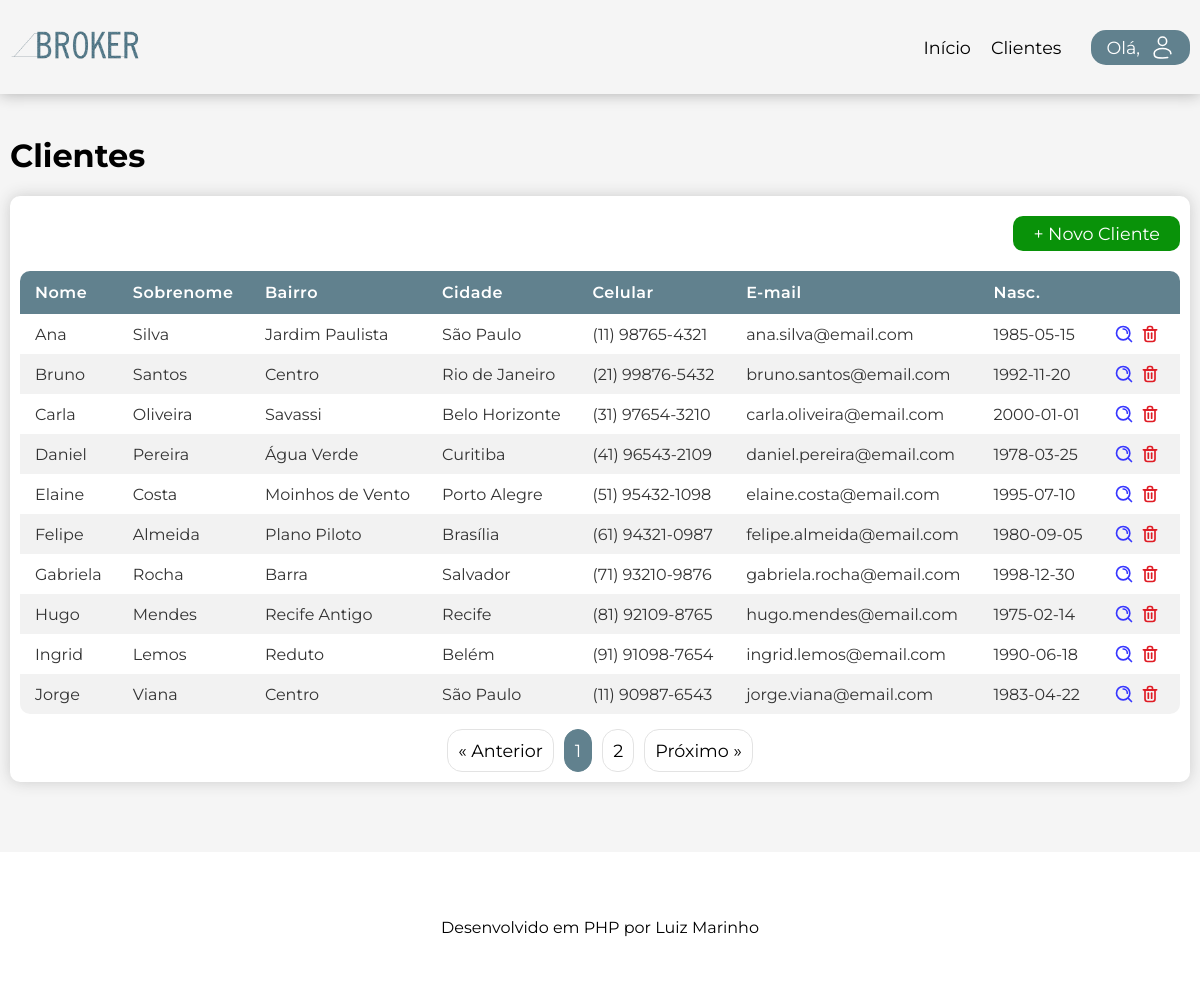
The page /clientes (signed in) on the database as committed earlier.
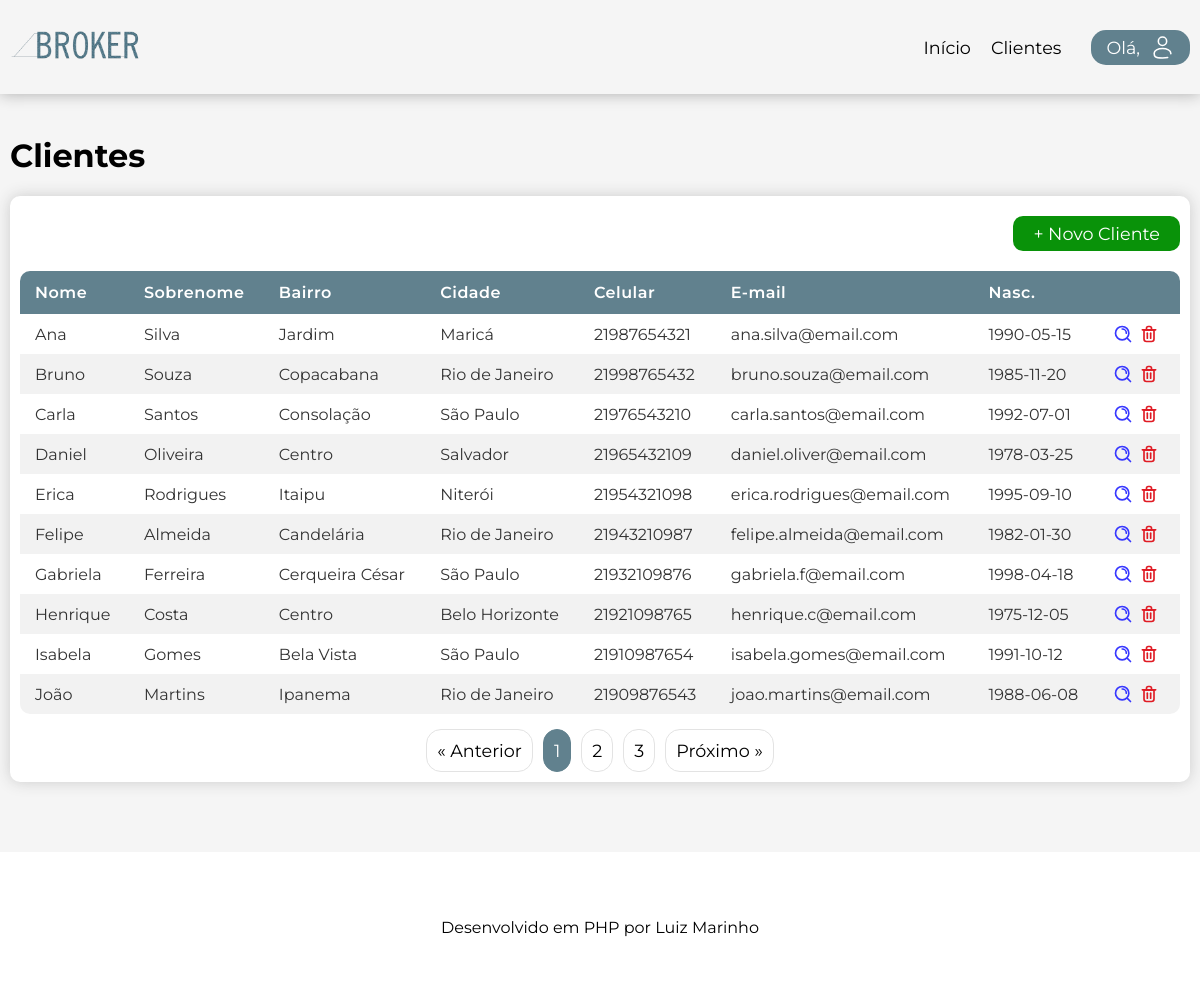
The same page on the database as committed later.
### tables this page shows
CREATE TABLE IF NOT EXISTS addresses (
    id INT AUTO_INCREMENT NOT NULL,
    id_customer INT NOT NULL,
    street VARCHAR(100) NOT NULL,
    number INT NOT NULL,
    complement VARCHAR(10),
    neighborhood VARCHAR(100) NOT NULL,
    city VARCHAR(100) NOT NULL,
    state CHAR(2) NOT NULL,
    cep VARCHAR(8) NOT NULL,
    active BOOLEAN NOT NULL DEFAULT TRUE,
    created_at TIMESTAMP NOT NULL,
    modified_at TIMESTAMP NULL,
    deleted_at TIMESTAMP NULL,
    PRIMARY KEY(id),
    
    FOREIGN KEY(id_customer) 
    REFERENCES customers(id)
    ON DELETE CASCADE
);

CREATE TABLE IF NOT EXISTS customers (
    id INT AUTO_INCREMENT NOT NULL,
    first_name VARCHAR(40) NOT NULL,
    last_name VARCHAR(40) NOT NULL,
    cpf VARCHAR(11) UNIQUE,
    birth_date DATE,
    cellphone VARCHAR(15),
    email varchar(254) UNIQUE,
    active BOOLEAN NOT NULL DEFAULT TRUE,
    created_at TIMESTAMP NOT NULL,
    modified_at TIMESTAMP NULL,
    deleted_at TIMESTAMP NULL,
    PRIMARY KEY(id)
);

### App/Controller/CustomerController.php (called while the page is built, shortened)
<?php
final class CustomerController {
    private readonly CustomerUsecase $usecase;
    public function __construct(CustomerUsecase $usecase) {
        $this->usecase = $usecase;
    }
    final public function list(): void {
        $limit = 10;
        $currentPage = filter_input(INPUT_GET, 'page', FILTER_VALIDATE_INT) ?? 1;
        $offset = ($currentPage - 1) * $limit;
        $customers = $this->usecase->getAll($limit, $offset);
        $totalPages = ceil($customers['total_records'] / $limit);
        require_once VIEW . 'pages/customers.php';
    }
}

### App/Usecase/CustomerUsecase.php (called while the page is built, shortened)
<?php
final class CustomerUsecase {
    private readonly CustomerRepository $customerRepo;
    public function __construct(CustomerRepository $customerRepo, AddressRepository $addressRepo) {
        $this->customerRepo = $customerRepo;
    }
    public function getAll(int $limit, int $offset):?array {
        $result = $this->customerRepo->fetchAll($limit, $offset);
        if (!empty($result)) {
            return $result;
        }
        return null;
    }
}

### App/Repository/CustomerRepository.php (called while the page is built, shortened)
<?php
class CustomerRepository {
    private readonly mysqli $db;
    public function __construct(mysqli $db) {
        $this->db = $db;
    }
    public function fetchAll(int $limit, int $offset): ?array {
        $totalRecords = $this->countAll();
        $query = "SELECT c.id, c.first_name, c.last_name, c.cpf, c.birth_date, c.cellphone, c.email, a.neighborhood, a.city
                FROM customers c
                LEFT JOIN addresses a ON c.id = a.id_customer
                WHERE c.active = true
                ORDER BY COALESCE(c.modified_at, c.created_at) DESC
                LIMIT ? OFFSET ?";
        $stmt = $this->db->prepare($query);
        $success = $stmt->bind_param("ii", $limit, $offset);
        $stmt->execute();
        $result = $stmt->get_result()->fetch_all(MYSQLI_ASSOC);
        if (!empty($result)) {
            $customers = [];
            foreach ($result as $row) {
                $address = new AddressDtoResponse(null, null,null,null,$row['neighborhood'],$row['city']);
                $customer = new CustomerDtoResponse($row['id'], $row['first_name'], $row['last_name'], $row['cpf'], $row['birth_date'],
                        $row['email'], $row['cellphone'], $address);
                $customers[] = $customer;
            }
            return [
                'customers' => $customers,
                'total_records' => $totalRecords
            ];
        }
        return null;
    }
    public function countAll(): int {
        $query = "SELECT COUNT(id)
                    FROM customers
                    WHERE active = true;";
        $result = $this->db->query($query)->fetch_row();
        return (int) $result[0];
    }
}

### App/Dto/Response/CustomerDtoResponse.php (called while the page is built, shortened)
<?php
    final class CustomerDtoResponse {
        private ?int $id;
        private ?string $firstName;
        private ?string $lastName;
        private ?string $birthDate;
        private ?string $email;
        private ?string $cellphone;
        private ?AddressDtoResponse $address;
        public function getId(): ?int {
            return $this->id;
        }
        public function getFirstName(): ?string {
            return $this->firstName;
        }
        public function getLastName(): ?string {
            return $this->lastName;
        }
        public function getBirthDate(): ?string {
            return $this->birthDate;
        }
        public function getEmail(): ?string {
            return $this->email;
        }
        public function getCellphone(): ?string {
            return $this->cellphone;
        }
        public function getAddress(): ?AddressDtoResponse {
            return $this->address;
        }
        private function setId(?int $id): void {
            $this->id = $id;
        }
        public function setFirstName(?string $firstName): void {
            $this->firstName = $firstName;
        }
        public function setLastName(?string $lastName): void {
            $this->lastName = $lastName;
        }
        public function setBirthDate(?string $birthDate): void {
            $this->birthDate = $birthDate;
        }
        public function setEmail(?string $email): void {
            if (!empty($email)) {
                if (filter_var($email, FILTER_VALIDATE_EMAIL)) {
                    $this->email = $email;
                    return;
                }
                throw new Exception("Email is not valid", 400);
            } else {
                $this->email = $email;
            }
        }
        public function setCellphone(?string $cellphone): void {
            $this->cellphone = $cellphone;
        }
        public function setAddress(?AddressDtoResponse $address): void {
            $this->address = $address;
        }
    }

### App/Dto/Response/AddressDtoResponse.php (called while the page is built, shortened)
<?php
final class AddressDtoResponse {
    private ?string $neighborhood;
    private ?string $city;
    public function getNeighborhood(): ?string {
        return $this->neighborhood;
    }
    public function getCity(): ?string {
        return $this->city;
    }
    public function setNeighborhood(?string $neighborhood): void {
        $this->neighborhood = $neighborhood;
    }
    public function setCity(?string $city): void {
        $this->city = $city;
    }
}

### App/view/components/table.php (the view, shortened to what this page needs)
<div class="container">
    <h1>Clientes</h1>
    <div class="table-group bg-white">
        <div class="table-header">
            <a href="./clientes/cadastrar" class="btn-actions new">+ Novo Cliente</a>
        </div>
        <div class="table-container">
            <table>
                <thead>
                    <tr>
                        <th>Nome</th>
                        <th>Sobrenome</th>
                        <th>Bairro</th>
                        <th>Cidade</th>
                        <th>Celular</th>
                        <th>E-mail</th>
                        <th>Nasc.</th>
                        <th></th>
                    </tr>
                </thead>
                <tbody>
                    <?php if (empty($customers)): ?>
                        <tr>
                            <td colspan="8">Ainda não há clientes cadastrados</td>
                        </tr>
                    <?php else: ?>
                        <?php foreach ($customers['customers'] as $customer): ?>
                            <tr>
                                <td><?= $customer->getFirstName() ?></td>
                                <td><?= $customer->getLastName() ?></td>
                                <td><?= $customer->getAddress()->getNeighborhood() ?></td>
                                <td><?= $customer->getAddress()->getCity() ?></td>
                                <td><?= $customer->getCellphone() ?></td>
                                <td><?= $customer->getEmail() ?></td>
                                <td><?= $customer->getBirthDate() ?></td>
                                <td  class="table-actions" colspan="2">
                                    <a class="action-icon" href="<?= 'clientes/detalhar?id=' . $customer->getId() ?>">
                                    </a>
                                    <a class="action-icon" href="<?= 'clientes/excluir?id=' . $customer->getId() ?>">
                                    </a>
                                </td>
                            </tr>
                        <?php endforeach; ?>
                    <?php endif ?>
                </tbody>
            </table>
        </div>
        <?php if ($totalPages > 1): ?>
            <div id="pagination">
                <a href="?page=<?= max(1, $currentPage - 1) ?>"
                class="btn-page <?= ($currentPage <= 1) ? 'disabled' : '' ?>">
                &laquo; Anterior
                </a>
                <?php for ($i = max(1, $currentPage - 2); $i <= min($totalPages, $currentPage + 2); $i++): ?>
                    <a href="?page=<?= $i ?>"
                    class="btn-page <?= ($i == $currentPage) ? 'active' : '' ?>">
                    <?= $i ?>
                    </a>
                <?php endfor; ?>
                <a href="?page=<?= min($totalPages, $currentPage + 1) ?>"
                class="btn-page <?= ($currentPage >= $totalPages) ? 'disabled' : '' ?>">
                Próximo &raquo;
                </a>
            </div>
        <?php endif; ?>
    </div>
</div>

### public/index.php (shortened to what this page needs)
<?php
    $requestUri = parse_url($_SERVER['REQUEST_URI'], PHP_URL_PATH);
    switch ($requestUri) {
        case '/clientes':
            Controller::initCustomer()->list();
            break;
    }

### App/view/pages/customers.php (shortened to what this page needs)
<!DOCTYPE html>
<html lang="pt-BR">
<head>
    <link rel="stylesheet" href="styles/main.css">
    <link rel="stylesheet" href="styles/variables.css">
    <link rel="stylesheet" href="styles/table.css">
    <link rel="stylesheet" href="styles/header.css">
</head>
<body>
    <?php include VIEW . "components/header.php"; ?>
    <main class="fade-in-animation" id="main">
        <div class="container-fluid">
            <?php include VIEW . "components/table.php"; ?>
        </div>
    </main>
    <?php include VIEW . "components/footer.php"; ?>
</body>
</html>

### App/view/components/header.php (shortened to what this page needs)
<header>
    <div class="container-header">
        <div class="left">
            <a href="../">
                <img src="../assets/broker-logo.png" alt="logo" width="130px">
            </a>
        </div>
        <div class="right">
            <nav>
                <ul class="menu">
                    <li class="item-menu"><a href="/">Início</a></li>
                    <li class="item-menu"><a href="/clientes">Clientes</a></li>
                    <li id="menu-user" class="menu-user">
                        <a>Olá, <?= $_SESSION['user_first_name'] ?><img src="/assets/user-svg-icon.svg" width="25px" /> </a>
                    </li>
                </ul>
            </nav>
        </div>
    </div>
</header>

### App/view/components/footer.php
<footer>
    <div class="container-fluid footer">
        <p>Desenvolvido em PHP por Luiz Marinho</p>
    </div>
</footer>

### public/styles/main.css (style rules this page uses)
main.fade-in-animation { opacity: 0 !important;; transition: opacity 0.5s ease-in-out; }
main.fade-in-animation.loaded { opacity: 1 !important;; }
* { font-family: "Montserrat", sans-serif; box-sizing: border-box; }
a { text-decoration: none; font-size: 1.1rem; cursor: pointer; margin: 0; }
body { margin: 0; padding: 0; background-color: var(--white-background); }
.container-fluid { display: flex; justify-content: center; width: 100%; }
.container { display: flex; flex-direction: column; width: 100%; max-width: var(--default-width-screen); padding: 20px 10px; }
.bg-white { background-color: white; box-shadow: 0 0 15px rgb(203, 203, 203); }
.btn-actions { padding: 7px 20px 7px 20px; border-radius: 10px; }
.new { background-color: var(--success); color: var(--white); }
.footer { background-color: white; display: flex; justify-content: center; align-items: center; height: 150px; margin-top: 50px; }

### public/styles/variables.css (style rules this page uses)
:root { --primary-color: #61818E; --secundary-color: rgb(252, 252, 252); --terciary-color: rgb(219, 216, 0); --dark: rgb(15, 15, 15); --white-background: rgb(245, 245, 245); --default-width-screen: 1300px; --white: white; --success: rgb(9, 146, 9); --error: rgb(206, 0, 0); }

### public/styles/table.css (style rules this page uses)
table { border-collapse: collapse; box-shadow: 0 4px 8px rgba(0, 0, 0, 0.1); border-radius: 8px; border-spacing: 0; border: none; width: 100%; font-family: 'Segoe UI', Tahoma, Geneva, Verdana, sans-serif; }
.table-container { margin-top: 20px; width: 100%; overflow-x: auto; border-radius: 10px; }
thead { background-color: var(--primary-color); color: white; }
th { padding: 12px 15px; text-align: left; font-weight: 600; letter-spacing: 0.5px; }
td { padding: 10px 15px; color: #333; }
tbody tr:nth-child(even) { background-color: #f2f2f2; }
tbody tr:last-child td { border-bottom: none; }
.table-header { display: flex; flex-direction: row-reverse; gap: 10px; margin-top: 10px; }
.table-group { padding: 10px; overflow: hidden; border-radius: 10px; }
.table-actions { display: flex; align-items: center; justify-content: space-around; }
.action-icon { width: 20px; height: 20px; display: block; margin-right: 5px; }
.action-icon svg { width: 100%; height: 100%; display: block; }
#pagination { display: flex; justify-content: center; margin-top: 15px; gap: 10px; }
.btn-page { background-color: white; color: black; padding: 10px; border: 1px solid rgb(227, 227, 227); border-radius: 15px; }
.active { background-color: var(--primary-color); color: white; border: 1px solid var(--primary-color); }

### public/styles/header.css (style rules this page uses)
header { display: flex; justify-content: center; box-shadow: 0px 0px 15px rgb(172, 172, 172); }
.container-header { display: flex; width: var(--default-width-screen); align-items: center; justify-content: space-between; padding: 20px 10px; }
.menu { display: flex; list-style-type: none; gap: 20px; align-items: center; margin: 0; }
.menu .item-menu a { color: black; }
.menu-user { position: relative; }
.menu-user { margin-left: 10px; display: flex; align-items: center; background-color: var(--primary-color); border-radius: 15px; padding: 5px 15px; color: white; }
.menu-user a { display: flex; gap: 10px; align-items: center; }

Rows that differ between the two databases and show on the page:
changed addresses "Ana": neighborhood "Jardim Paulista" → "Jardim"; city "São Paulo" → "Maricá"; id_customer.cellphone "(11) 98765-4321" → "21987654321"; id_customer.birth_date "1985-05-15" → "1990-05-15"
changed addresses "Bruno": id_customer.last_name "Santos" → "Souza"; neighborhood "Centro" → "Copacabana"; id_customer.cellphone "(21) 99876-5432" → "21998765432"; id_customer.email "bruno.santos@email.com" → "bruno.souza@email.com"; id_customer.birth_date "1992-11-20" → "1985-11-20"
changed addresses "Carla": id_customer.last_name "Oliveira" → "Santos"; neighborhood "Savassi" → "Consolação"; city "Belo Horizonte" → "São Paulo"; id_customer.cellphone "(31) 97654-3210" → "21976543210"; id_customer.email "carla.oliveira@email.com" → "carla.santos@email.com"; id_customer.birth_date "2000-01-01" → "1992-07-01"
changed addresses "Daniel": id_customer.last_name "Pereira" → "Oliveira"; neighborhood "Água Verde" → "Centro"; city "Curitiba" → "Salvador"; id_customer.cellphone "(41) 96543-2109" → "21965432109"; id_customer.email "daniel.pereira@email.com" → "daniel.oliver@email.com"
changed addresses: id_customer.first_name "Elaine" → "Erica"; id_customer.last_name "Costa" → "Rodrigues"; neighborhood "Moinhos de Vento" → "Itaipu"; city "Porto Alegre" → "Niterói"; id_customer.cellphone "(51) 95432-1098" → "21954321098"; id_customer.email "elaine.costa@email.com" → "erica.rodrigues@email.com"; id_customer.birth_date "1995-07-10" → "1995-09-10"
changed addresses "Felipe": neighborhood "Plano Piloto" → "Candelária"; city "Brasília" → "Rio de Janeiro"; id_customer.cellphone "(61) 94321-0987" → "21943210987"; id_customer.birth_date "1980-09-05" → "1982-01-30"
changed addresses "Gabriela": id_customer.last_name "Rocha" → "Ferreira"; neighborhood "Barra" → "Cerqueira César"; city "Salvador" → "São Paulo"; id_customer.cellphone "(71) 93210-9876" → "21932109876"; id_customer.email "gabriela.rocha@email.com" → "gabriela.f@email.com"; id_customer.birth_date "1998-12-30" → "1998-04-18"
changed addresses: id_customer.first_name "Hugo" → "Henrique"; id_customer.last_name "Mendes" → "Costa"; neighborhood "Recife Antigo" → "Centro"; city "Recife" → "Belo Horizonte"; id_customer.cellphone "(81) 92109-8765" → "21921098765"; id_customer.email "hugo.mendes@email.com" → "henrique.c@email.com"; id_customer.birth_date "1975-02-14" → "1975-12-05"
changed addresses: id_customer.first_name "Ingrid" → "Isabela"; id_customer.last_name "Lemos" → "Gomes"; neighborhood "Reduto" → "Bela Vista"; city "Belém" → "São Paulo"; id_customer.cellphone "(91) 91098-7654" → "21910987654"; id_customer.email "ingrid.lemos@email.com" → "isabela.gomes@email.com"; id_customer.birth_date "1990-06-18" → "1991-10-12"
changed addresses: id_customer.first_name "Jorge" → "João"; id_customer.last_name "Viana" → "Martins"; neighborhood "Centro" → "Ipanema"; city "São Paulo" → "Rio de Janeiro"; id_customer.cellphone "(11) 90987-6543" → "21909876543"; id_customer.email "jorge.viana@email.com" → "joao.martins@email.com"; id_customer.birth_date "1983-04-22" → "1988-06-08"
Other text that changed with them:
new list line: "3"
